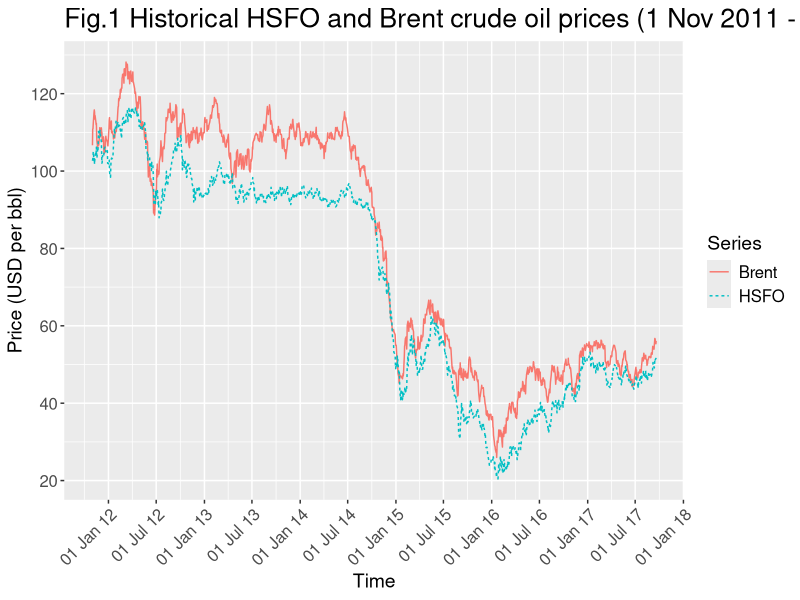

This figure's R source: (Note: this script raises an error after producing the figure.)
## ---- chunk 1
knitr::opts_chunk$set(echo = TRUE, comment = NULL, collapse = TRUE, warning = FALSE, message = FALSE, cache = TRUE, include = TRUE)
## ---- chunk 2
# read in dataset for HSFO and Brent crude oil prices
price_data <- read.csv("../data/historical_data.csv", header = TRUE, sep = ";")

# load required libraries for data wrangling and visualisation
lapply(list("ggplot2", "dplyr", "tidyr", "lubridate"), FUN = library, character.only = TRUE)

# create exploratory plot of price data
price_data %>% 
  mutate(date2 = dmy(date)) %>%
  gather(brent:HSFO, key = type, value = price) %>%
  ggplot(aes(x = date2, y = price)) +
  geom_line(aes(linetype = type, color = type), size = 0.5) +
  ggtitle("Fig.1 Historical HSFO and Brent crude oil prices (1 Nov 2011 - 19 Sep 2017)") +
  labs(x = "Time", y = "Price (USD per bbl)") +
  scale_color_discrete(name = "Series", labels = c("Brent", "HSFO")) +
  scale_linetype_discrete(name = "Series", labels = c("Brent", "HSFO")) +
  scale_x_date(date_breaks = "6 months", date_labels = "%d %b %y") +
  scale_y_continuous(breaks = seq(20, 130, 20)) +
  theme(axis.title = element_text(size = 14), axis.text = element_text(size = 12),
        axis.text.x = element_text(angle = 45, hjust = 1),
        legend.title = element_text(size = 14), legend.text = element_text(size = 12),
        title = element_text(size = 16))
## ---- chunk 3
lapply(list("tseries", "readr", "knitr", "kableExtra"), FUN = library, character.only = TRUE)
## ---- chunk 4
# test individual series for unit roots (null: unit root present)
(adf_results <- lapply(list(price_data$HSFO, price_data$brent), FUN = adf.test)) 
## ---- chunk 5
adf_df <- data.frame(
  var = c("HSFO", "Brent"),
  null = rep("unit root present", 2),
  lag = c(parse_integer(adf_results[[1]][2]$parameter), parse_integer(adf_results[[2]][2]$parameter)),
  test = c(parse_number(adf_results[[1]]$statistic), parse_number(adf_results[[2]]$statistic)),
  p = c(adf_results[[1]]$p.value, adf_results[[2]]$p.value)
)
adf_df %>% kable("html", 
                 col.names = c("Variable", "Null hypothesis*", "Lag order", "Test statistic", "p-value"), 
                 digits = 3, align = "c", 
                 caption = "Table 1: Augmented Dickey-Fuller test results for HSFO and Brent crude oil prices") %>%
  kable_styling() %>%
  add_footnote(label = "The alternative hypothesis in both tests is that the series is trend-stationary.", 
               notation = "symbol")
## ---- chunk 6
library(urca)
## ---- chunk 7
# perform Johansen test for cointegration (null: rank is zero i.e. no cointegrating relationships)
vecm.jo <- ca.jo(price_data[c('brent','HSFO')], type = "eigen", ecdet = 'const', spec = "transitory", K = 2)
summary(vecm.jo)
## ---- chunk 8
johansen_df <- data.frame(
  row = c(1, 2), null = c("$r = 0$", "$r \\leq 1$"), test = c(63.52, 2.19),
  ten = c(13.75, 7.52), five = c(15.67, 9.24), one = c(20.20, 12.97)
)
johansen_df %>% kable("html",
                      col.names = c("Row", "Null hypothesis", "Test statistic", "10%", "5%", "1%"), align = "c",
                      caption = "Table 2: Johansen cointegration test results for HSFO and Brent crude oil prices") %>%
  kable_styling() %>%
  add_header_above(header = c("\\s" = 3, "Critical values" = 3)) %>%
  add_footnote(label = "$r$ above represents the number of cointegrating relationships. The maximal eigenvalue test statistic was used, along with a constant (but no linear trend).", notation = "symbol")
## ---- chunk 9
# estimate the cointegrating vector
coint.lm <- lm(brent ~ HSFO, data = price_data)
coint.lm$coefficients
## ---- chunk 10
# create data frame to store regressors for eq. 4
price_data2 <- price_data %>% mutate(
  brent.d = brent - lag(brent), HSFO.d = HSFO - lag(HSFO),
  brent.dl1 = lag(brent.d), HSFO.dl1 = lag(HSFO.d),
  ecm = resid(coint.lm), ecm.l1 = lag(ecm)
)
# estimate VECM equation for HSFO price
(HSFO.vecm <- lm(HSFO.d ~ brent.d + HSFO.dl1 + brent.dl1 + ecm.l1, data = price_data2))
## ---- chunk 11
vecm_df <- data.frame(
  row = 1:5, regressor = c("$\\gamma_0$", "$\\Delta B_t$", "$\\Delta H_{t-1}$",
                           "$\\Delta B_{t-1}$", "$u_{t-1}$"),
  estimate = HSFO.vecm$coefficients,
  se = summary(HSFO.vecm)$coefficients[,2],
  test = summary(HSFO.vecm)$coefficients[,3],
  p = summary(HSFO.vecm)$coefficients[,4],
  significance = c("","***","","","***")
)
vecm_df %>% kable("html", row.names = FALSE, align = "c", digits = 3,
                  col.names = c("Row", "Regressor", "Estimate", "Std. error", "$t$-statistic", "$p$-value", "Significance"),
                  caption = "Table 3: OLS regression results for the VECM equation for HSFO price") %>%
  kable_styling() %>%
  add_footnote(label = "$N = 1485$. Adjusted multiple $R^2 = 0.0465$. $^{***}$ denotes significance at the 1% level.", notation = "symbol")
## ---- chunk 12
# read in EIA's projection of future Brent prices
brent_data <- read.csv("../data/brent_projection.csv", header = TRUE, sep = ",")

# print table showing snapshot of data
library(stringr)
brent_data %>% slice(c(1:3, 32:34)) %>% mutate(date = str_replace(date, "Dec-", "20"), brent = round(brent, 2)) %>%
  add_row(date = "$\\vdots$", brent = "$\\vdots$", .before = 4) %>%
  kable("html", row.names = FALSE, align = "c", col.names = c("Year", "Brent price (US$/bbl)"),
        caption = "Table 4: EIA's projection of annual Brent crude oil prices (2017-2050)") %>%
        kable_styling()
## ---- chunk 13
# store Brent price for last 3 days of historical data
brent <- c(tail(price_data$brent, n = 3))
# add interpolation between last day of historical data and first day of projected data
brent <- c(brent[1:2], approx(c(tail(price_data$brent, n = 1), brent_data$brent[1]), n = 4)$y)
# add interpolation between rest of projeced data
for (i in 1:(dim(brent_data[1])-1)) {
  brent <- c(brent, approx(brent_data$brent[i:(i+1)], n = 13)$y[-1])
}
## ---- chunk 14
# create empty data frame for the projection
proj <- data.frame(brent = brent, HSFO = c(tail(price_data$HSFO, n = 3), rep(NA, length(brent)-3)),
                   brent.d = rep(NA, length(brent)), HSFO.d = rep(NA, length(brent)), 
                   ecm = rep(NA, length(brent)))

# compute projection for first 3 rows 
proj$ecm[1:3] <- brent[1:3] - coint.lm$coefficients[2]*proj$HSFO[1:3] - coint.lm$coefficients[1]
proj$brent.d[2:3] <- c(brent[2]-brent[1], brent[3]-brent[2])
proj$HSFO.d[2:3] <- c(proj$HSFO[2]-proj$HSFO[1], proj$HSFO[3]-proj$HSFO[2])

# compute rest of projection using fitted VECM parameters
for (i in 4:(dim(proj)[1])) {
  proj$brent.d[i] <- brent[i] - brent[i-1]
  proj$HSFO.d[i] <- HSFO.vecm$coefficients[1] + HSFO.vecm$coefficients[2]*proj$brent.d[i] +
    HSFO.vecm$coefficients[4]*proj$brent.d[i-1] + HSFO.vecm$coefficients[3]*proj$HSFO.d[i-1] +
    HSFO.vecm$coefficients[5]*proj$ecm[i-1]
  proj$HSFO[i] <- proj$HSFO[i-1] + proj$HSFO.d[i]
  proj$ecm[i] <- brent[i] - coint.lm$coefficients[2]*proj$HSFO[i] - coint.lm$coefficients[1]
}

# add dates to projected data
proj$date <- dmy(c(rep(NA, 3), "1-Oct-17", "1-Nov-17", "1-Dec-17",
               t(sapply(c("1-Jan-", "1-Feb-", "1-Mar-", "1-Apr-", "1-May-", "1-Jun-", 
                        "1-Jul-", "1-Aug-", "1-Sep-", "1-Oct-", "1-Nov-", "1-Dec-"), 
                      function(month) paste0(month, 18:50)))))
## ---- chunk 15
# filter the first observation in every month of the historical data
proj_df <- price_data %>% separate(date, into = c("day", "month_year"), 
                                sep = "(?<=[0-9])-", remove = FALSE) %>%
  group_by(month_year) %>% slice(1) %>% mutate(date = dmy(date)) %>%
  arrange(date) %>% ungroup() %>% dplyr::select(date, brent, HSFO) %>%
  bind_rows(proj[-c(1,2,3), ])

# distinguish between observed and projected values
proj_df <- proj_df %>% mutate(
  brent_obs = ifelse(date < "2017-10-1", brent, NA),
  HSFO_obs = ifelse(date < "2017-10-1", HSFO, NA),
  brent_proj = ifelse(date < "2017-10-1", NA, brent),
  HSFO_proj = ifelse(date < "2017-10-1", NA, HSFO)
  )

# plot historical and projected values
proj_df %>% dplyr::select(-brent, -HSFO) %>%
  gather(brent_obs:HSFO_proj, key = Type, value = price) %>%
  ggplot(aes(x = date, y = price)) +
    geom_line(aes(linetype = Type, color = Type), size = 0.5) +
    ggtitle("Fig.4 Projection of HSFO prices based on EIA's projection of Brent prices") +
    labs(x = "Year", y = "Price (USD per bbl)") +
    annotate("segment", x = as.Date("2017-10-1"), xend = as.Date("2017-10-1"),
             y = -Inf, yend = Inf, linetype = "dotted", size = 0.7) +
    annotate("segment", x = as.Date("2050-12-1"), xend = as.Date("2050-12-1"),
             y = -Inf, yend = Inf, linetype = "dotted", size = 0.7) +
    annotate("text", x = as.Date("2034-6-1"), y = 107, label = "EIA's projection", 
             size = 5, angle = 13) + 
    annotate("text", x = as.Date("2034-6-1"), y = 25, 
             label = "projection horizon (Oct 2017 - Dec 2050)", size = 5) +
    scale_x_date(date_breaks = "2 years", date_labels = "%Y") +
    scale_y_continuous(breaks = seq(20, 130, 20)) +
    scale_color_manual(values = c("#F8766D", "#F8766D", "#00BFC4", "#00BFC4"),
                       breaks = c("brent_obs", "HSFO_obs"),
                       labels = c("Brent", "HSFO")) +
    scale_linetype_manual(values = c(1,2,1,2),
                          breaks = c("brent_obs", "HSFO_obs"),
                          labels = c("Brent", "HSFO")) +
    theme(axis.title = element_text(size = 14), axis.text = element_text(size = 12),
          axis.text.x = element_text(angle = 45, hjust = 1),
          legend.title = element_text(size = 14), legend.text = element_text(size = 12),
          title = element_text(size = 16))
## ---- chunk 16
# fit VECM to first 750 observations
HSFO.vecm2 <- lm(HSFO.d ~ brent.d + HSFO.dl1 + brent.dl1 + ecm.l1, data = price_data2[1:750,])

# create empty data frame for projection
back_proj <- data.frame(brent = price_data$brent[748:1487], HSFO = price_data$HSFO[748:1487],
                        brent.d = rep(NA, 740), HSFO.d = rep(NA, 740), ecm = rep(NA, 740))

# compute projection for first 3 rows 
back_proj$ecm[1:3] <- back_proj$brent[1:3] - coint.lm$coefficients[2]*back_proj$HSFO[1:3] -    
                               coint.lm$coefficients[1]
back_proj$brent.d[2:3] <- c(back_proj$brent[2]-back_proj$brent[1], back_proj$brent[3]-back_proj$brent[2])
back_proj$HSFO.d[2:3] <- c(back_proj$HSFO[2]-back_proj$HSFO[1], back_proj$HSFO[3]-back_proj$HSFO[2])

# compute rest of projection using fitted VECM parameters
for (i in 4:(dim(back_proj)[1])) {
  back_proj$brent.d[i] <- back_proj$brent[i] - back_proj$brent[i-1]
  back_proj$HSFO.d[i] <- HSFO.vecm2$coefficients[1] + HSFO.vecm2$coefficients[2]*back_proj$brent.d[i] +
    HSFO.vecm2$coefficients[4]*back_proj$brent.d[i-1] + 
    HSFO.vecm2$coefficients[3]*back_proj$HSFO.d[i-1] +
    HSFO.vecm2$coefficients[5]*back_proj$ecm[i-1]
  back_proj$HSFO[i] <- back_proj$HSFO[i-1] + back_proj$HSFO.d[i]
  back_proj$ecm[i] <- back_proj$brent[i] - coint.lm$coefficients[2]*back_proj$HSFO[i] - coint.lm$coefficients[1]
}

# add fitted data to data frame
price_data3 <- price_data
price_data3$fitted_diff <- c(NA, NA, fitted(HSFO.vecm2), rep(NA, 1487-750))
price_data3 <- price_data3 %>% mutate(fitted = HSFO + fitted_diff)

# add back-testing projection to data frame
price_data3$pred <- c(rep(NA, 750), back_proj$HSFO[-c(1,2,3)])

# plot fitted and predicted data
price_data3 %>% mutate(date2 = dmy(date)) %>% dplyr::select(date2, brent, HSFO, fitted, pred) %>%
  gather(brent:pred, key = Type, value = price) %>%
  mutate(Type = factor(Type, levels = c("brent", "HSFO", "fitted", "pred"))) %>%
  ggplot(aes(x = date2, y = price)) +
    geom_line(aes(group = Type, color = Type, linetype = Type), size = 0.5) +
    ggtitle("Fig.5 Model fit and back-testing result on historical data\n(1 Nov 2011 - 19 Sep 2017)") +
    labs(x = "Time", y = "Price (USD per bbl)") +
    annotate("segment", x = as.Date("2011-11-1"), xend = as.Date("2011-11-1"),
             y = -Inf, yend = Inf, linetype = "dotted", size = 0.7) +
    annotate("segment", x = as.Date("2014-10-20"), xend = as.Date("2014-10-20"),
             y = -Inf, yend = Inf, linetype = "dotted", size = 0.7) +
    annotate("segment", x = as.Date("2017-9-19"), xend = as.Date("2017-9-19"),
             y = -Inf, yend = Inf, linetype = "dotted", size = 0.7) +
    annotate("text", x = as.Date("2013-3-1"), y = 40, label = "training set", size = 5) + 
    annotate("text", x = as.Date("2016-7-1"), y = 110, label = "test set", size = 5) + 
    scale_x_date(date_breaks = "6 months", date_labels = "%d %b %y") +
    scale_y_continuous(breaks = seq(20, 130, 20)) +
    scale_color_manual(values = c("#F8766D", "#00BFC4", "#7CAE00", "#C77CFF"),
                       labels = c("Brent", "actual HSFO", "fitted HSFO", "predicted HSFO")) +
    scale_linetype_manual(values = c("solid", "solid", "dashed", "dashed"),
                          labels = c("Brent", "actual HSFO", "fitted HSFO", "predicted HSFO")) +
    theme(axis.title = element_text(size = 14), axis.text = element_text(size = 12),
          axis.text.x = element_text(angle = 45, hjust = 1),
          legend.title = element_text(size = 14), legend.text = element_text(size = 12),
          title = element_text(size = 16))
